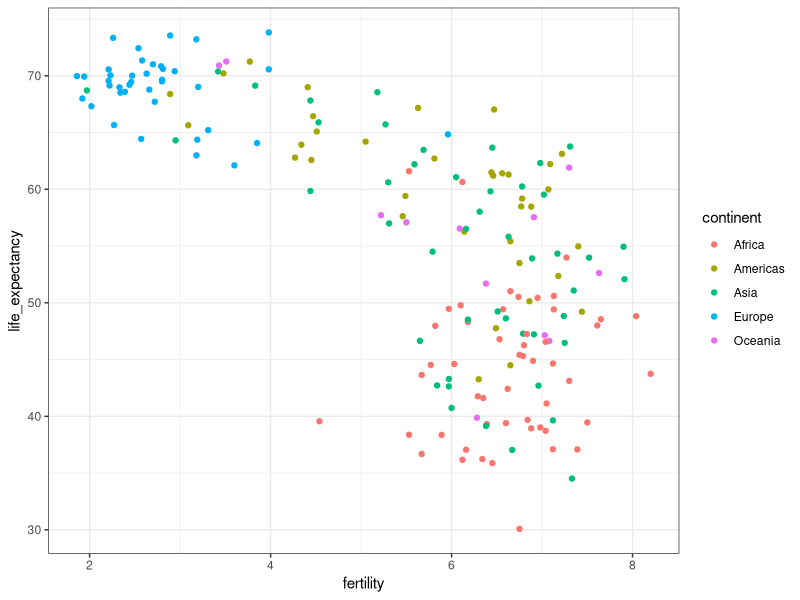
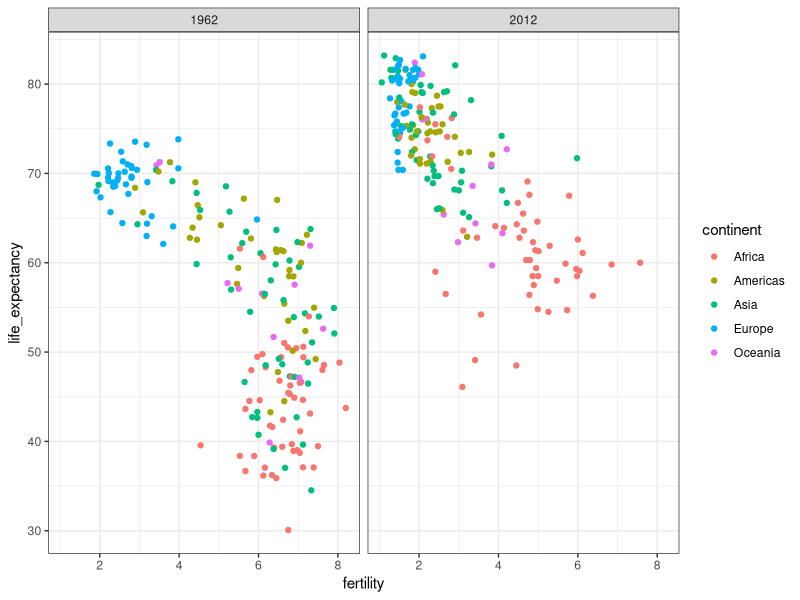
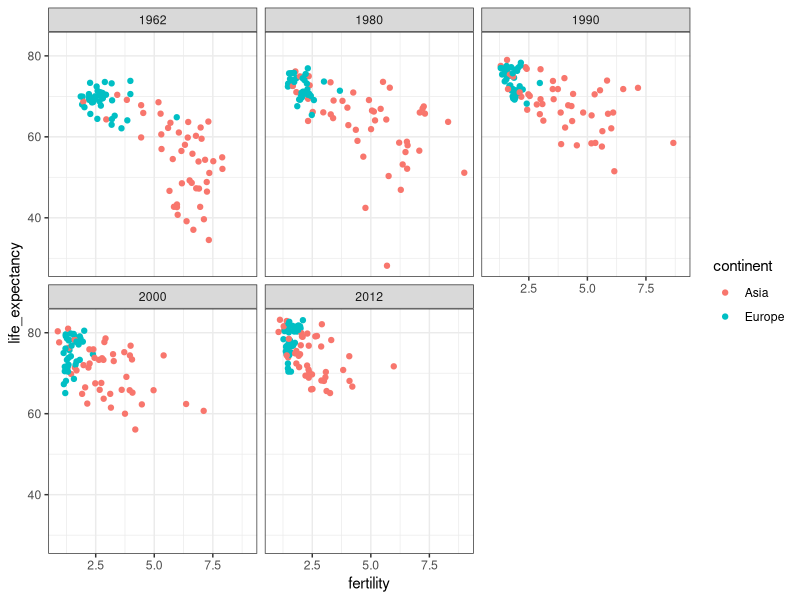
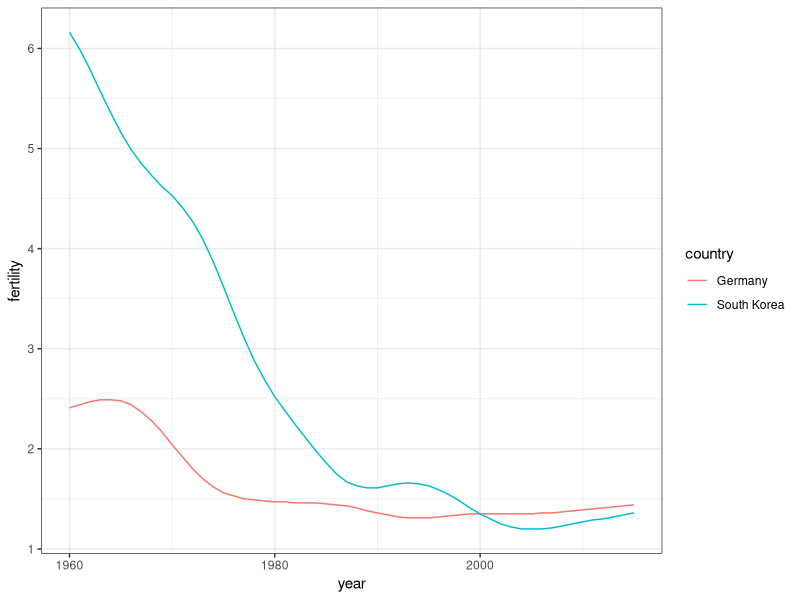
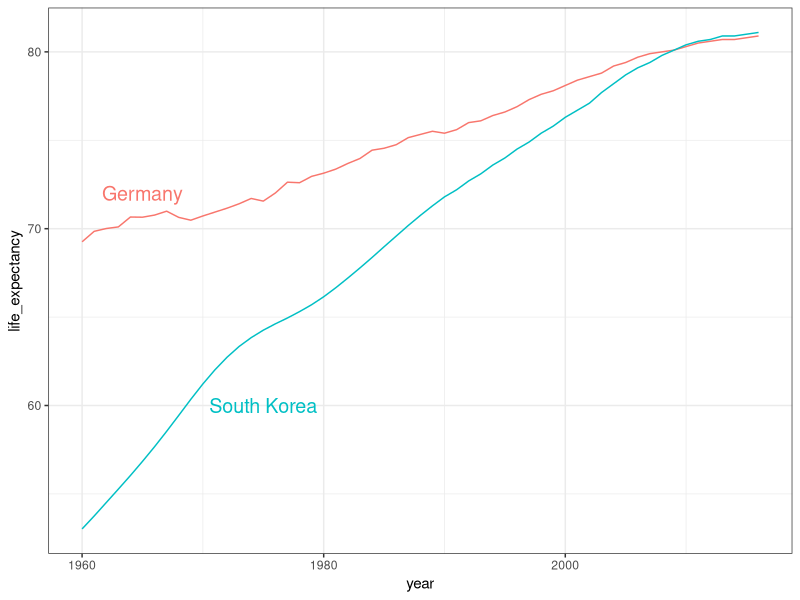
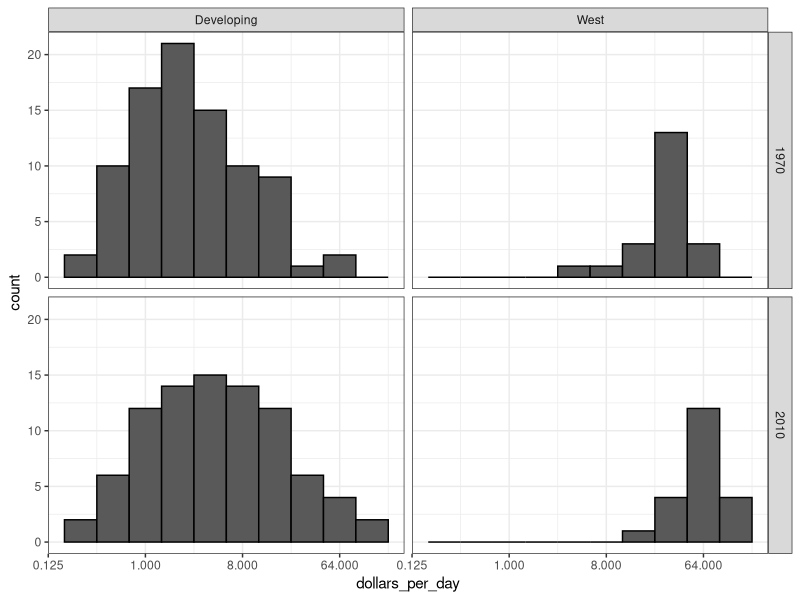
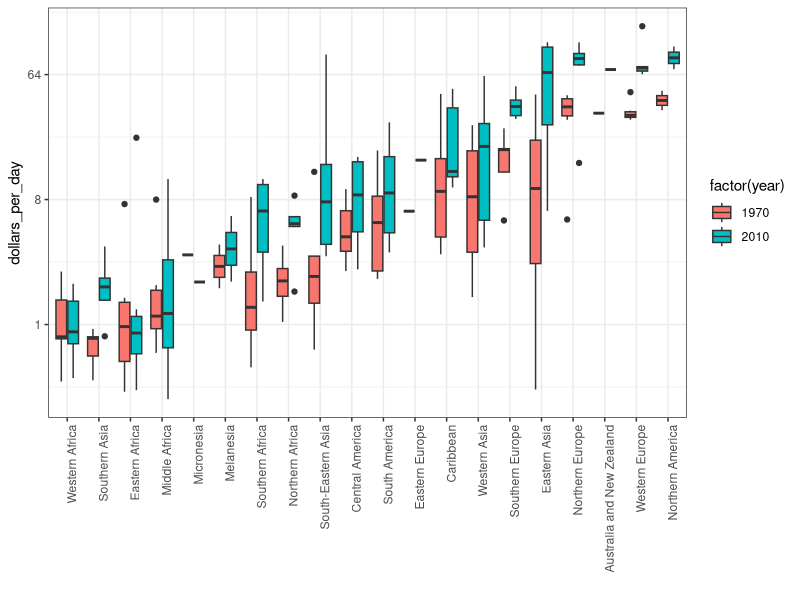
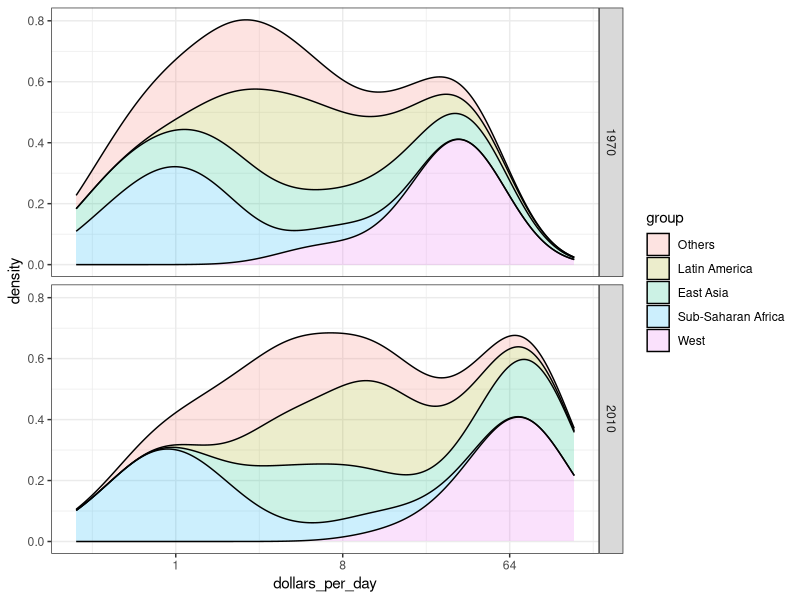

Here is the R script that generated these plots, in order:
## ---- chunk 1
knitr::opts_chunk$set(echo = TRUE)
library(tidyverse)
library(dslabs)
data(gapminder)

## ---- chunk 2
ds_theme_set()    
filter(gapminder, year == 1962) %>%
  ggplot(aes(fertility, life_expectancy, color = continent)) +
  geom_point()
## ---- chunk 3

filter(gapminder, year %in% c(1962, 2012)) %>%
  ggplot(aes(fertility, life_expectancy, col = continent)) +
  geom_point() +
  facet_grid(. ~ year)
## ---- chunk 4
years <- c(1962, 1980, 1990, 2000, 2012)
continents <- c("Europe", "Asia")
gapminder %>%
  filter(year %in% years & continent %in% continents) %>%
  ggplot(aes(fertility, life_expectancy, col = continent)) +
  geom_point() +
  facet_wrap(~year)
## ---- chunk 5
countries <- c("South Korea","Germany")
gapminder %>% filter(country %in% countries & !is.na(fertility)) %>% ggplot(aes(year,fertility, col = country)) +
geom_line()
## ---- chunk 6
countries <- c("South Korea", "Germany")
labels <- data.frame(country = countries, x = c(1975, 1965), y = c(60, 72))
gapminder %>% filter(country %in% countries) %>%
  ggplot(aes(year, life_expectancy, col = country)) +
  geom_line() +
  geom_text(data = labels, aes(x, y, label = country), size = 5) +
  theme(legend.position = "none")
## ---- chunk 7
# add dollars per day variable and define past year
gapminder <- gapminder %>%
  mutate(dollars_per_day = gdp/population/365)
past_year <- 1970
# define Western countries
west <- c("Western Europe", "Northern Europe", "Southern Europe", "Northern America", "Australia and New Zealand")
present_year <- 2010
# define countries that have data available in both years
country_list_1 <- gapminder %>%
  filter(year == past_year & !is.na(dollars_per_day)) %>% .$country
country_list_2 <- gapminder %>%
  filter(year == present_year & !is.na(dollars_per_day)) %>% .$country
country_list <- intersect(country_list_1, country_list_2)

# make histogram including only countries with data available in both years
gapminder %>%
  filter(year %in% c(past_year, present_year) & country %in% country_list) %>%    # keep only selected countries
  mutate(group = ifelse(region %in% west, "West", "Developing")) %>%
  ggplot(aes(dollars_per_day)) +
  geom_histogram(binwidth = 1, color = "black") +
  scale_x_continuous(trans = "log2") +
  facet_grid(year ~ group)

## ---- chunk 8
# arrange matching boxplots next to each other, colored by year
gapminder %>%
  filter(year %in% c(past_year, present_year) & country %in% country_list) %>%
  mutate(region = reorder(region, dollars_per_day, FUN = median)) %>%
  ggplot() +
  theme(axis.text.x = element_text(angle = 90, hjust = 1)) +
  xlab("") + scale_y_continuous(trans = "log2") +
  geom_boxplot(aes(region, dollars_per_day, fill = factor(year)))
## ---- chunk 9
# smooth density plots - area under each curve adds to 1
gapminder %>%
  filter(year == past_year & country %in% country_list) %>%
  mutate(group = ifelse(region %in% west, "West", "Developing")) %>% group_by(group) %>%
  summarize(n = n()) %>% knitr::kable()
## ---- chunk 10
##Code: Add new region groups with case_when

# add group as a factor, grouping regions
gapminder <- gapminder %>%
  mutate(group = case_when(
    .$region %in% west ~ "West",
    .$region %in% c("Eastern Asia", "South-Eastern Asia") ~ "East Asia",
    .$region %in% c("Caribbean", "Central America", "South America") ~ "Latin America",
    .$continent == "Africa" & .$region != "Northern Africa" ~ "Sub-Saharan Africa",
    TRUE ~ "Others"))
# reorder factor levels
gapminder <- gapminder %>%
  mutate(group = factor(group, levels = c("Others", "Latin America", "East Asia", "Sub-Saharan Africa", "West")))


##Code: Stacked density plot

# note you must redefine p with the new gapminder object first
p <- gapminder %>%
  filter(year %in% c(past_year, present_year) & country %in% country_list) %>%
  ggplot(aes(dollars_per_day, fill = group)) +
  scale_x_continuous(trans = "log2")
# stacked density plot
p + geom_density(alpha = 0.2, bw = 0.75, position = "stack") +
  facet_grid(year ~ .)

## ---- chunk 11
##Code: Weighted stacked density plot

# weighted stacked density plot
gapminder %>%
  filter(year %in% c(past_year, present_year) & country %in% country_list) %>%
  group_by(year) %>%
  mutate(weight = population/sum(population*2)) %>%
  ungroup() %>%
  ggplot(aes(dollars_per_day, fill = group, weight = weight)) +
  scale_x_continuous(trans = "log2") +
  geom_density(alpha = 0.2, bw = 0.75, position = "stack") + facet_grid(year ~ .)
## ---- chunk 12
# add additional cases
gapminder <- gapminder %>%
  mutate(group = case_when(
    .$region %in% west ~ "The West",
    .$region %in% "Northern Africa" ~ "Northern Africa",
    .$region %in% c("Eastern Asia", "South-Eastern Asia") ~ "East Asia",
    .$region == "Southern Asia" ~ "Southern Asia",
    .$region %in% c("Central America", "South America", "Caribbean") ~ "Latin America",
    .$continent == "Africa" & .$region != "Northern Africa" ~ "Sub-Saharan Africa",
    .$region %in% c("Melanesia", "Micronesia", "Polynesia") ~ "Pacific Islands"))
# define a data frame with group average income and average infant survival rate
surv_income <- gapminder %>%
  filter(year %in% present_year & !is.na(gdp) & !is.na(infant_mortality) & !is.na(group)) %>%
  group_by(group) %>%
  summarize(income = sum(gdp)/sum(population)/365,
            infant_survival_rate = 1 - sum(infant_mortality/1000*population)/sum(population))
surv_income %>% arrange(income)
# plot infant survival versus income, with transformed axes
surv_income %>% ggplot(aes(income, infant_survival_rate, label = group, color = group)) +
  scale_x_continuous(trans = "log2", limit = c(0.25, 150)) +
  scale_y_continuous(trans = "logit", limit = c(0.875, .9981),
                     breaks = c(.85, .90, .95, .99, .995, .998)) +
  geom_label(size = 3, show.legend = FALSE)
